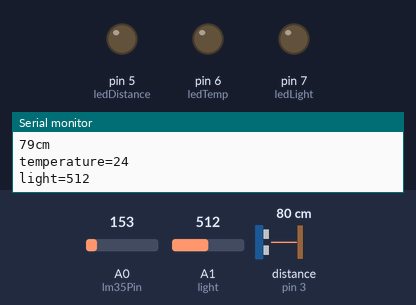
Bench run of a sketch on a simulated Arduino Uno, built with avr-gcc and run on an emulated ATmega328P. Parts: output pins drawn as LEDs (lit = HIGH), the last lines printed to the serial monitor. Wiring (inferred from the names in the program): ultrasonic range finder: trigger pin 2; echo pin 3. Inputs (shaded band) come from the test bench; at power-on: distance to the obstacle (sensor on pin 3) 80 cm, A0 (lm35Pin) = 153, A1 (light) = 512. The echo pulse lasts 58.3 µs per cm; pins used as bus, display or sensor lines are not drawn.

Above: at 1.3 s.
1.4 s: distance to the obstacle (sensor on pin 3) set to 12 cm
2.9 s: distance to the obstacle (sensor on pin 3) set to 9 cm
At 4.0 s:
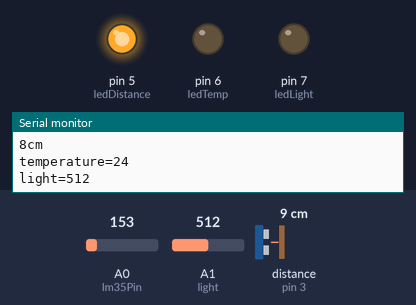
4.5 s: A0 (lm35Pin) set to 130
At 5.3 s:
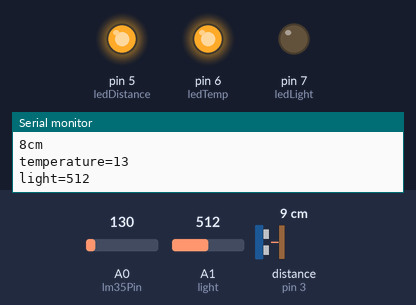
6.0 s: A1 (light) set to 257
7.5 s: A1 (light) set to 239
At 8.0 s:
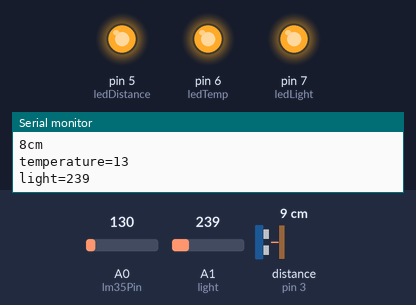
9.0 s: distance to the obstacle (sensor on pin 3) set to 18 cm
At 9.4 s:
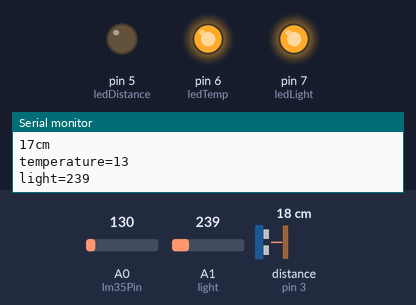
Timing chart, 0 to 11.5 s (numbered marks = the images above; inputs shaded):
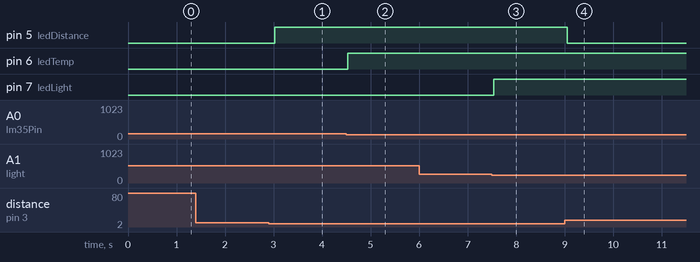

The sketch:

smart_home.ino
```cpp
int centimetre;
int time;
int trigPin= 2;
int echoPin= 3;
int ledDistance= 5;
int ledLight= 7;
int ledTemp= 6;

int lm35Pin = A0;
int temp ;

int light = A1;

void setup()
{
  pinMode(trigPin, OUTPUT);
  pinMode(echoPin, INPUT);
  pinMode(ledDistance, OUTPUT);
  pinMode(ledLight, OUTPUT);
  pinMode(ledTemp, OUTPUT);
  pinMode(light, INPUT);

  Serial.begin(9600);
}

void loop()
{
  digitalWrite(trigPin, LOW);
  delayMicroseconds(2);

  digitalWrite(trigPin, HIGH);
  delayMicroseconds(10);

  digitalWrite(trigPin, LOW);

  time = pulseIn(echoPin, HIGH);
  centimetre = (time/58.2);

  if(centimetre < 10){
   digitalWrite(ledDistance,HIGH);

   temp = ((analogRead(lm35Pin) * 4.88)-500)/10;
   light = analogRead(A1);

    if ((temp > 20)&&(light < 250)){
      digitalWrite(ledTemp,LOW);
      digitalWrite(ledLight,HIGH);
    }
    else if((temp < 20) && (light < 250)){
      digitalWrite(ledTemp,HIGH);
      digitalWrite(ledLight,HIGH);
    }
    else if((temp > 20) && (light > 250)){
      digitalWrite(ledTemp,LOW);
      digitalWrite(ledLight,LOW);
    }
    else if((temp < 20) && (light > 250)){
      digitalWrite(ledTemp,HIGH);
      digitalWrite(ledLight,LOW);
    }

   Serial.print(centimetre);
  Serial.println("cm");

  Serial.print("temperature=");
  Serial.println(temp);

  Serial.print("light=");
  Serial.println(light);
   delay(500);

  }
  else{
   temp = ((analogRead(lm35Pin) * 4.88)-500)/10;
   light = analogRead(A1);
    digitalWrite(ledDistance,LOW);
  Serial.print(centimetre);
  Serial.println("cm");

  Serial.print("temperature=");
  Serial.println(temp);

  Serial.print("light=");
  Serial.println(light);
   delay(500);
  }
}
```

Measured:
- the behaviour switches between 11 and 10 cm on distance to the obstacle (sensor on pin 3) (found by bisection; images 0 and 1)
- the behaviour switches between 144 and 143 on A0 (lm35Pin) (found by bisection; images 1 and 2)
- the behaviour switches between 250 and 249 on A1 (light) (found by bisection; images 2 and 3)
- after the input at 2.9 s, pin 5 (ledDistance): LOW → HIGH after 0.13 s
- after the input at 4.5 s, pin 6 (ledTemp): LOW → HIGH at once
- after the input at 7.5 s, pin 7 (ledLight): LOW → HIGH at once
- after the input at 9.0 s, pin 5 (ledDistance): HIGH → LOW after 0.05 s
